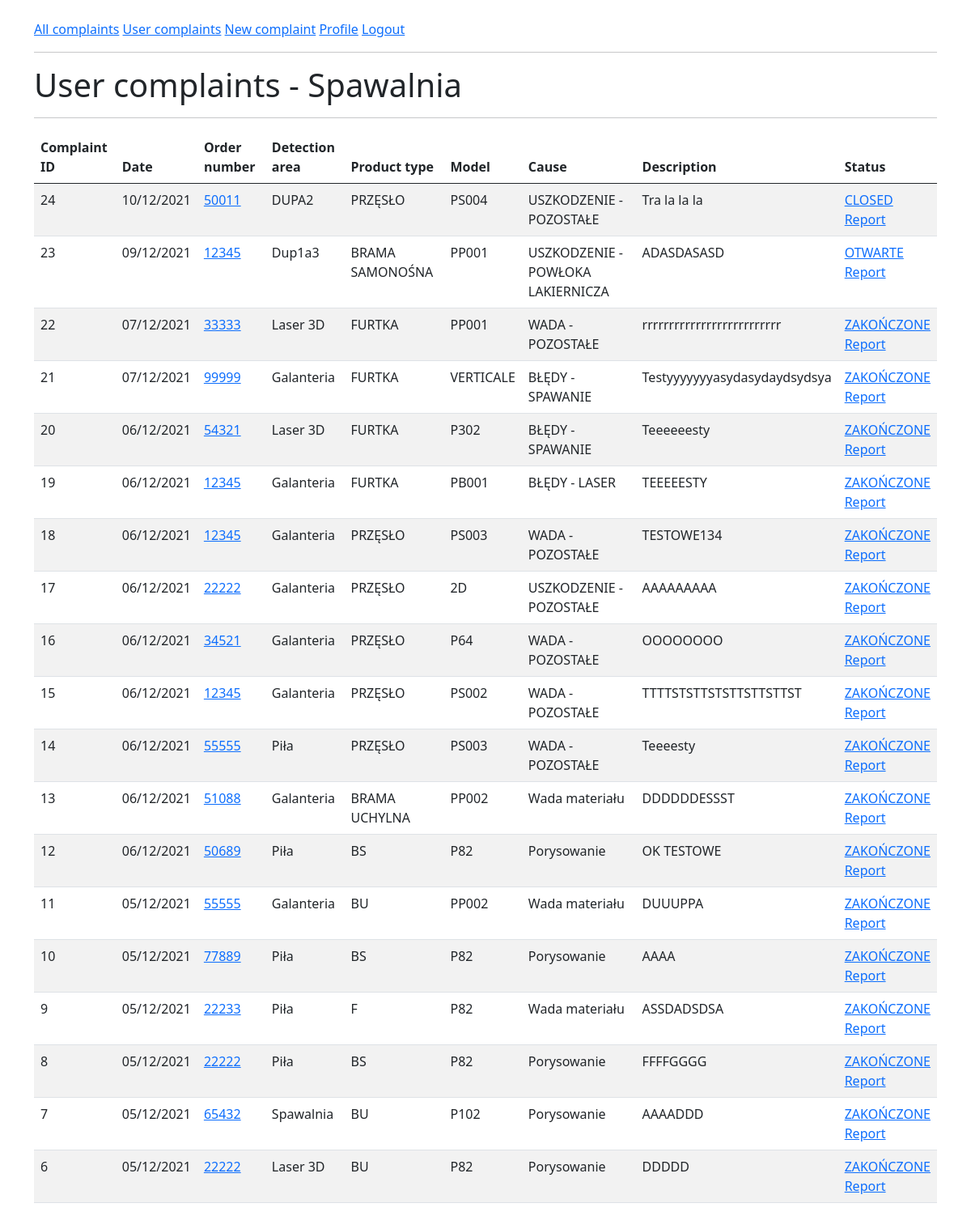
The page /user_complaints/Spawalnia (signed in) on the database its author committed.
### app/models.py (models this page shows, shortened)
class InCom(db.Model):
    id = db.Column(db.Integer, primary_key=True)
    user_id = db.Column(db.Integer(), db.ForeignKey('user.id'))
    timestamp = db.Column(db.DateTime, index=True, default=datetime.utcnow)
    order_number = db.Column(db.String(140))
    product_type = db.Column(db.String(140))
    model = db.Column(db.String(140))
    cause = db.Column(db.String(140))
    detection_area = db.Column(db.String(140))
    description = db.Column(db.String(140))
    complaint_status = db.Column(db.String(140), default='Active')

### app/routes.py (the view)
@app.route('/user_complaints/<username>')
@login_required
def user_complaints(username):
    user = User.query.filter_by(username=username).first_or_404()
    user_complaints_query = InCom.query.filter_by(user_id=current_user.id).order_by(InCom.id.desc()).all()
    for complaint in user_complaints_query:
        complaint.order_link = f'https://zamowienia.konsport.com.pl/pl/zamowienia/pdf/' \
                               f'{complaint.order_number}/zamowienie/false'
        complaint.timestamp = complaint.timestamp.replace(tzinfo=timezone.utc).astimezone(tz=None).strftime(
            '%d/%m/%Y')
    return render_template('user_complaints.html', user=user, title=f'User complaints - {username}',
                           user_complaints=user_complaints_query)

### app/models.py (called while the page is built)
@login.user_loader
def load_user(id):
    return User.query.get(int(id))

### app/templates/user_complaints.html
{% extends "base.html" %}
{% block content %}
  <table id="data" class="table table-striped">
    <thead>
      <tr>
        <th>Complaint ID</th>
        <th>Date</th>
        <th>Order number</th>
        <th>Detection area</th>
        <th>Product type</th>
        <th>Model</th>
        <th>Cause</th>
        <th>Description</th>
        <th>Status</th>
      </tr>
    </thead>
    <tbody>
      {% for complaint in user_complaints %}
        <tr>
          <td>{{ complaint.id }}</td>
          <td>{{ complaint.timestamp }}</td>
          <td><a href="{{ complaint.order_link }}">{{ complaint.order_number }}</a></td>
          <td>{{ complaint.detection_area }}</td>
          <td>{{ complaint.product_type }}</td>
          <td>{{ complaint.model }}</td>
          <td>{{ complaint.cause }}</td>
          <td>{{ complaint.description }}</td>
          <td><a href="{{ url_for('change_status', reg_id=complaint.id) }}">{{ complaint.complaint_status }}</a><br>
            <a href="{{ url_for('get_report', id_to_report=complaint.id) }}">Report</a>
          </td>
        </tr>
      {% endfor %}
    </tbody>
  </table>
{% endblock %}

### app/templates/base.html (shortened to what this page needs)
<!doctype html>
<html>
  <head>
    <link href="https://cdn.jsdelivr.net/npm/bootstrap@5.0.1/dist/css/bootstrap.min.css" rel="stylesheet">
    <link rel="stylesheet" type="text/css" href="https://cdn.datatables.net/1.10.25/css/dataTables.bootstrap5.css">
  </head>
  <body>
    <div class="container">
      <br>
        <div>
          <a href="{{ url_for('all_complaints') }}">All complaints</a>
          {% if current_user.is_anonymous %}
          <a href="{{ url_for('login') }}">Login</a>
          {% else %}
          <a href="{{ url_for('user_complaints', username=current_user.username) }}">User complaints</a>
          <a href="{{ url_for('new_complaint')}}">New complaint</a>
          <a href="{{ url_for('profile', username=current_user.username) }}">Profile</a>
          <a href="{{ url_for('logout') }}">Logout</a>
          {% endif %}
        </div>
        <hr>
        <h1>{{ title }}</h1>
        <hr>
        {% block content %}{% endblock %}
    </div>
  </body>
</html>

### rows shown on the page
InCom: id "24", timestamp "10/12/2021", order_number "50011", detection_area "DUPA2", product_type "PRZĘSŁO", model "PS004", cause "USZKODZENIE - POZOSTAŁE", description "Tra la la la", complaint_status "CLOSED"
InCom: id "23", timestamp "09/12/2021", order_number "12345", detection_area "Dup1a3", product_type "BRAMA SAMONOŚNA", model "PP001", cause "USZKODZENIE - POWŁOKA LAKIERNICZA", description "ADASDASASD", complaint_status "OTWARTE"
InCom: id "22", timestamp "07/12/2021", order_number "33333", detection_area "Laser 3D", product_type "FURTKA", model "PP001", cause "WADA - POZOSTAŁE", description "rrrrrrrrrrrrrrrrrrrrrrrrrr", complaint_status "ZAKOŃCZONE"
InCom: id "21", timestamp "07/12/2021", order_number "99999", detection_area "Galanteria", product_type "FURTKA", model "VERTICALE", cause "BŁĘDY - SPAWANIE", description "Testyyyyyyyasydasydaydsydsya", complaint_status "ZAKOŃCZONE"
InCom: id "20", timestamp "06/12/2021", order_number "54321", detection_area "Laser 3D", product_type "FURTKA", model "P302", cause "BŁĘDY - SPAWANIE", description "Teeeeeesty", complaint_status "ZAKOŃCZONE"
InCom: id "19", timestamp "06/12/2021", order_number "12345", detection_area "Galanteria", product_type "FURTKA", model "PB001", cause "BŁĘDY - LASER", description "TEEEEESTY", complaint_status "ZAKOŃCZONE"
InCom: id "18", timestamp "06/12/2021", order_number "12345", detection_area "Galanteria", product_type "PRZĘSŁO", model "PS003", cause "WADA - POZOSTAŁE", description "TESTOWE134", complaint_status "ZAKOŃCZONE"
InCom: id "17", timestamp "06/12/2021", order_number "22222", detection_area "Galanteria", product_type "PRZĘSŁO", model "2D", cause "USZKODZENIE - POZOSTAŁE", description "AAAAAAAAA", complaint_status "ZAKOŃCZONE"
InCom: id "16", timestamp "06/12/2021", order_number "34521", detection_area "Galanteria", product_type "PRZĘSŁO", model "P64", cause "WADA - POZOSTAŁE", description "OOOOOOOO", complaint_status "ZAKOŃCZONE"
InCom: id "15", timestamp "06/12/2021", order_number "12345", detection_area "Galanteria", product_type "PRZĘSŁO", model "PS002", cause "WADA - POZOSTAŁE", description "TTTTSTSTTSTSTTSTTSTTST", complaint_status "ZAKOŃCZONE"
InCom: id "14", timestamp "06/12/2021", order_number "55555", detection_area "Piła", product_type "PRZĘSŁO", model "PS003", cause "WADA - POZOSTAŁE", description "Teeeesty", complaint_status "ZAKOŃCZONE"
InCom: id "13", timestamp "06/12/2021", order_number "51088", detection_area "Galanteria", product_type "BRAMA UCHYLNA", model "PP002", cause "Wada materiału", description "DDDDDDESSST", complaint_status "ZAKOŃCZONE"
InCom: id "12", timestamp "06/12/2021", order_number "50689", detection_area "Piła", product_type "BS", model "P82", cause "Porysowanie", description "OK TESTOWE", complaint_status "ZAKOŃCZONE"
InCom: id "11", timestamp "05/12/2021", order_number "55555", detection_area "Galanteria", product_type "BU", model "PP002", cause "Wada materiału", description "DUUUPPA", complaint_status "ZAKOŃCZONE"
InCom: id "10", timestamp "05/12/2021", order_number "77889", detection_area "Piła", product_type "BS", model "P82", cause "Porysowanie", description "AAAA", complaint_status "ZAKOŃCZONE"
InCom: id "9", timestamp "05/12/2021", order_number "22233", detection_area "Piła", product_type "F", model "P82", cause "Wada materiału", description "ASSDADSDSA", complaint_status "ZAKOŃCZONE"
InCom: id "8", timestamp "05/12/2021", order_number "22222", detection_area "Piła", product_type "BS", model "P82", cause "Porysowanie", description "FFFFGGGG", complaint_status "ZAKOŃCZONE"
InCom: id "7", timestamp "05/12/2021", order_number "65432", detection_area "Spawalnia", product_type "BU", model "P102", cause "Porysowanie", description "AAAADDD", complaint_status "ZAKOŃCZONE"
InCom: id "6", timestamp "05/12/2021", order_number "22222", detection_area "Laser 3D", product_type "BU", model "P82", cause "Porysowanie", description "DDDDD", complaint_status "ZAKOŃCZONE"

### other values the page prints
{{ title }} "User complaints - Spawalnia"
